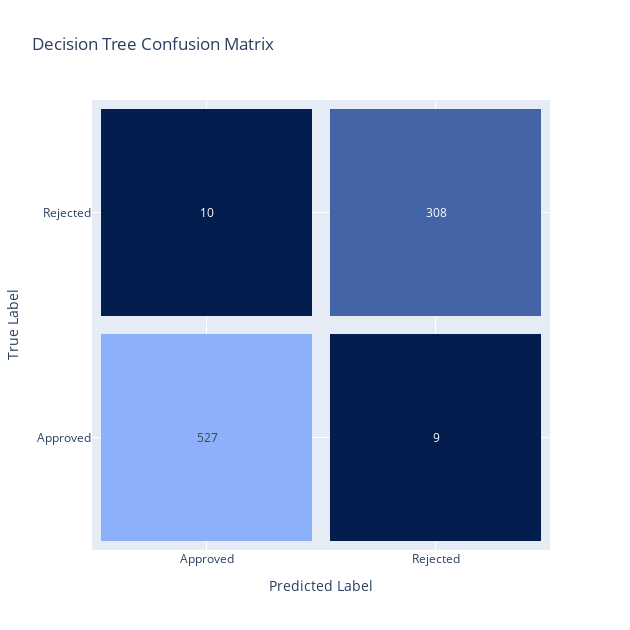

Notebook code for this chart:
### Markdown cell above
#### **Decision Tree Classifier**

### Code cell
from sklearn.tree import DecisionTreeClassifier
from sklearn.metrics import classification_report, confusion_matrix

# Create a DecisionTreeClassifier instance
decision_tree = DecisionTreeClassifier(random_state=42)

# Train the decision tree model
decision_tree.fit(x_train, y_train)

# Predict on the test set
y_pred_dt = decision_tree.predict(x_test)


# Compute confusion matrix
cm_dt = confusion_matrix(y_test, y_pred_dt.round())

# Create heatmap trace
trace2 = go.Heatmap(z=cm_dt,
                   x=['Approved', 'Rejected'],
                   y=['Approved', 'Rejected'],
                   showscale=False,
                   colorscale=[
                       [0.0, "#041d4f"],  # Light blue
                       [0.5, "#365799"],  # Medium blue
                       [1.0, "#8cb1fa"],  # Dark purple
                   ],
                   xgap=18,
                   ygap=18,
                   text=cm_dt,
                   texttemplate="%{text}")

# Create layout
layout = go.Layout(title='Decision Tree Confusion Matrix',
                   xaxis=dict(title='Predicted Label', range=[-0.5, 1.5]),
                   yaxis=dict(title='True Label', range=[-0.5, 1.5]))

# Create figure
fig = go.Figure(data=[trace2], layout=layout)

# Dynamically adjust figure size based on matrix size
fig.update_layout(width=630, height=630)  # Adjust the width and height as needed


# Display the figure
fig.show()

### Figure 1 — Plotly figure (JSON) as saved in the notebook; plotly's stock layout.template omitted (floating-point values rounded to 4 significant figures)
{"data": [{"colorscale": [[0, "#041d4f"], [0.5, "#365799"], [1, "#8cb1fa"]], "showscale": false, "text": [[527, 9], [10, 308]], "texttemplate": "%{text}", "type": "heatmap", "x": ["Approved", "Rejected"], "xgap": 18, "y": ["Approved", "Rejected"], "ygap": 18, "z": [[527, 9], [10, 308]]}], "layout": {"height": 630, "title": {"text": "Decision Tree Confusion Matrix"}, "width": 630, "xaxis": {"range": [-0.5, 1.5], "title": {"text": "Predicted Label"}}, "yaxis": {"range": [-0.5, 1.5], "title": {"text": "True Label"}}}}
